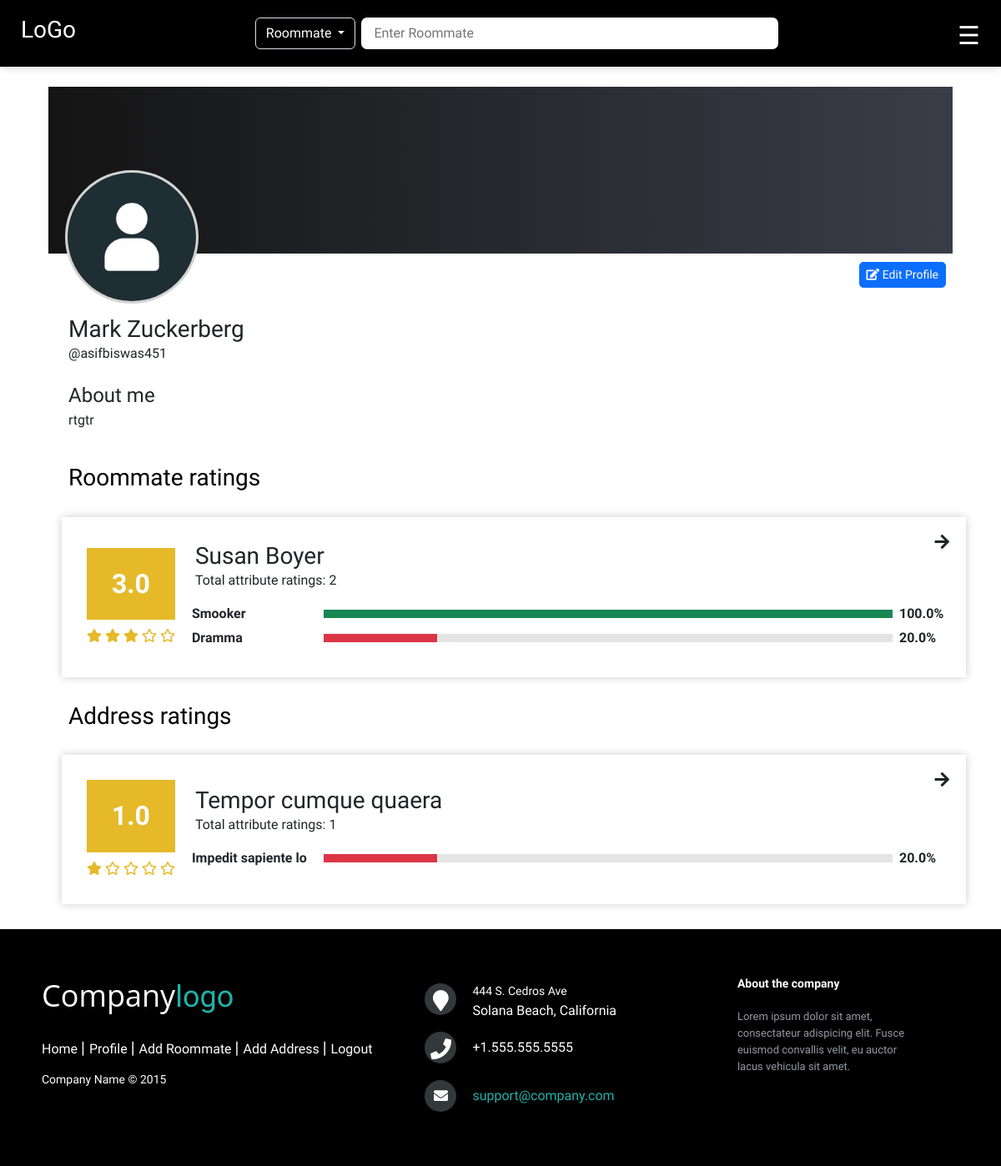
Page /account/profile/ (signed in) on the earlier database version.
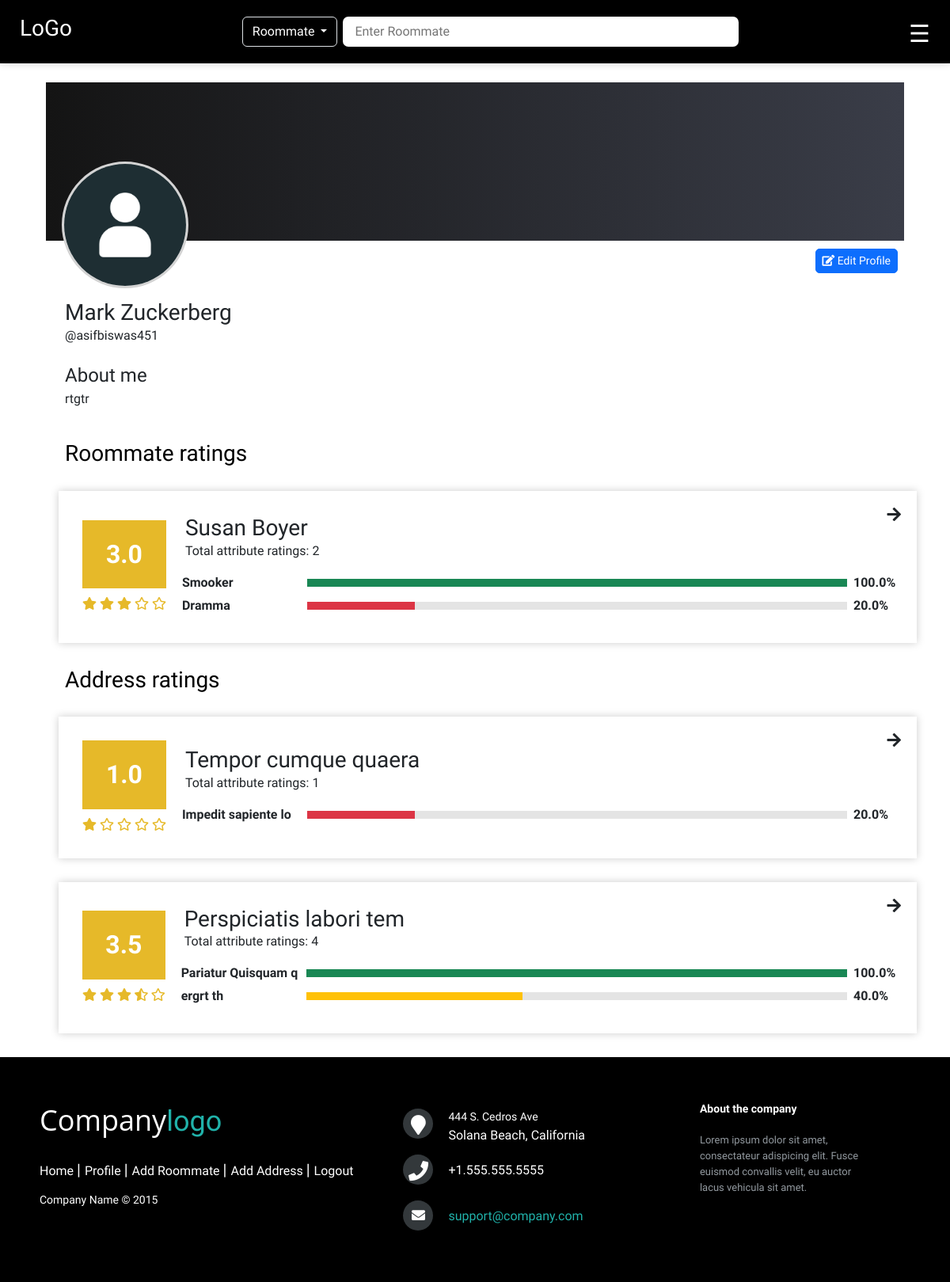
Same page on the later database version.
### account/models.py (models this page shows, shortened)
class UserProfile(models.Model):
    user = models.ForeignKey(User, on_delete=models.CASCADE)
    profile_picture = models.ImageField(upload_to='images/', blank=True, null=True)
    about_me = models.TextField(blank=True, null=True)
    created_at = models.DateTimeField(auto_now_add=True)
    updated_at = models.DateTimeField(auto_now=True)

### main/models.py (models this page shows, shortened)
class Roommate(models.Model):
    name = models.CharField(max_length=100)
    address = models.CharField(max_length=100, blank=True, null=True)
    email = models.CharField(max_length=100, blank=True, null=True)
    photo = models.ImageField(upload_to='images/', blank=True, null=True)
    about = models.TextField(blank=True, null=True)
    social_media_link = models.CharField(max_length=500, blank=True, null=True)
    created_by = models.ForeignKey(User, on_delete=models.SET_NULL, null=True)
    created_at = models.DateTimeField(auto_now_add=True)
    updated_at = models.DateTimeField(auto_now=True)
    def get_total_rating(self):
        ratings = RoommateRating.objects.filter(roommate=self)
        return len(ratings)
    def get_average_rating(self):
        ratings = RoommateRating.objects.filter(roommate=self)
        if ratings:
            total = 0
            for rating in ratings:
                total += rating.rating
            return total / len(ratings)
        else:
            return 0
    def get_star(self):
        average_rating = self.get_average_rating()
        stars = []
        for i in range(1, 6):
            if i <= average_rating:
                stars.append('fas fa-star')
            elif i - average_rating < 1:
                stars.append('fas fa-star-half-alt')
            else:
                stars.append('far fa-star')
        return stars
    def get_top_two_ratings(self):
        ratings = RoommateRating.objects.filter(roommate=self).order_by('-rating')
        if len(ratings) < 2:
            return ratings
        top_two = []
        top_two.append(ratings[0])
        top_two.append(ratings[len(ratings)-1])
        return top_two

class RoommateRating(models.Model):
    user = models.ForeignKey(User, on_delete=models.CASCADE)
    roommate = models.ForeignKey(Roommate, on_delete=models.CASCADE)
    attribute = models.CharField(max_length=100)
    rating = models.IntegerField()
    text = models.TextField(blank=True, null=True)
    is_default = models.BooleanField(default=False)
    created_at = models.DateTimeField(auto_now_add=True)
    updated_at = models.DateTimeField(auto_now=True)
    def get_percentage(self):
        return (self.rating / 5) * 100

class Address(models.Model):
    address = models.CharField(max_length=100)
    photo = models.ImageField(upload_to='images/', blank=True, null=True)
    about = models.TextField(blank=True, null=True)
    created_at = models.DateTimeField(auto_now_add=True)
    updated_at = models.DateTimeField(auto_now=True)
    def get_total_rating(self):
        ratings = AddressRating.objects.filter(address=self)
        return len(ratings)
    def get_average_rating(self):
        ratings = AddressRating.objects.filter(address=self)
        if ratings:
            total = 0
            for rating in ratings:
                total += rating.rating
            return total / len(ratings)
        else:
            return 0
    def get_star(self):
        average_rating = self.get_average_rating()
        stars = []
        for i in range(1, 6):
            if i <= average_rating:
                stars.append('fas fa-star')
            elif i - average_rating < 1:
                stars.append('fas fa-star-half-alt')
            else:
                stars.append('far fa-star')
        return stars
    def get_top_two_ratings(self):
        ratings = AddressRating.objects.filter(address=self).order_by('-rating')
        if len(ratings) < 2:
            return ratings
        top_two = []
        top_two.append(ratings[0])
        top_two.append(ratings[len(ratings)-1])
        return top_two

class AddressRating(models.Model):
    user = models.ForeignKey(User, on_delete=models.CASCADE)
    address = models.ForeignKey(Address, on_delete=models.CASCADE)
    attribute = models.CharField(max_length=100)
    rating = models.IntegerField()
    text = models.TextField(blank=True, null=True)
    is_default = models.BooleanField(default=False)
    created_at = models.DateTimeField(auto_now_add=True)
    updated_at = models.DateTimeField(auto_now=True)
    def get_percentage(self):
        ratings = AddressRating.objects.filter(address=self.address, attribute=self.attribute)
        total = 0
        for rating in ratings:
            total += rating.rating
        return (total / (len(ratings)*5)) * 100

### account/views.py (the view)
# urls.py: path('profile/', views.profile, name='profile'),
@login_required(login_url='account:login')
def profile(request):
    userProfile = UserProfile.objects.get(user=request.user)
    roommateratings = RoommateRating.objects.filter(user=request.user)
    addressesratings = AddressRating.objects.filter(user=request.user)
    roommates = []
    for roommaterating in roommateratings:
        if roommaterating.roommate not in roommates:
            roommates.append(roommaterating.roommate)
    addresses = []
    for addressrating in addressesratings:
        if addressrating.address not in addresses:
            addresses.append(addressrating.address)
    context = {
        'profilePage': True,
        'title': 'Profile',
        'userProfile': userProfile,
        'roommates': roommates,
        'addresses': addresses,
    }
    return render(request, 'account/profile.html', context)

### templates/account/profile.html (shortened to what this page needs)
{% extends 'includes/base.html' %}
{% load static %}
{% block body %}
{% block head %}
<link href="{% static 'css/profile.css' %}" rel="stylesheet">
<link rel="stylesheet" href="{% static 'css/search.css' %}">
{% endblock %}
<div class="max-width-1100">
    <div class="card-profile mx-2 my-4">
        <div class="cover resp-cover">
            <img class="profile-picture resp-profile-picture"
                {% if userProfile.profile_picture %}
                    src="{{ userProfile.profile_picture.url }}"
                {% else %}
                    src="{% static 'images/user.png' %}"
                {% endif %}
                 alt="Profile Picture">
            {% if request.user == userProfile.user %}
                <button type="button" class="btn btn-primary btn-sm edit-profile-btn" data-bs-toggle="modal" data-bs-target="#exampleModal">
                    <i class="fas fa-edit"></i> Edit Profile
                </button>
            {% endif %}
        </div>
        <div class="p-4 md-mt-5">
            <h3 class="mb-0">
                {{user.first_name}} {{user.last_name}}
            </h3>
            <div>
                <span>@{{ userProfile.user }}</span>
            </div>
            <div class="mt-4">
                <h4 class="mb-0">About me</h4>
                <p class="mt-1">
                    {{ userProfile.about_me }}
                </p>
            </div>
        </div>
        <section class="wrapper product" style="width: 100%; margin: 0 16px; justify-content: start">
            <h3 class="section-name" style="text-align: left; color: black; margin-bottom: 12px; margin-left: 8px">Roommate ratings</h3>
            {% for roommate in roommates %}
                <a href="{% url 'main:roommate' roommate.id %}" style="text-decoration: none; color: inherit">
                    <div class="search-main-div2">
                        <i class="fas fa-arrow-right"></i>
                        <div class="search-main-div">
                            <div class="div1">
                                <h2 class="p-4 div1-text fw-bold text-center">
                                    {{roommate.get_average_rating}}
                                </h2>
                                {% for star in roommate.get_star %}
                                    <i class="{{star}}" style="color: rgb(230, 185, 41);"></i>
                                {% endfor %}
                            </div>
                            <div class="div2">
                                <h3 class="mb-0 ms-1">
                                    {{roommate.name}}
                                </h3>
                                <div class="mb-3 ms-1">Total attribute ratings: {{roommate.get_total_rating}}</div>
                                {% for r in roommate.get_top_two_ratings %}
                                <div class="div2-maindiv">
                                    <p class="fw-bold mb-0" style="width: 150px">
                                        {{r.attribute}}
                                    </p>
                                    <div class="emtydiv">
                                        <p class=" mb-0 h-100
                                        {% if r.get_percentage < 30 %}
                                            bg-danger
                                        {% elif r.get_percentage < 70 %}
                                            bg-warning
                                        {% else %}
                                            bg-success
                                        {% endif %}
                                        " style="width:{{r.get_percentage}}%"></p>
                                    </div>
                                    <p class="fw-bold mb-0" style="width: 50px">
                                        {{r.get_percentage}}%
                                    </p>
                                </div>
                                {% endfor %}
                            </div>
                        </div>
                    </div>
                </a>
            {% endfor %}
        </section>
        <section class="wrapper product" style="width: 100%; margin: 0 16px; justify-content: start">
            <h3 class="section-name" style="text-align: left; color: black; margin-bottom: 12px; margin-left: 8px">Address ratings</h3>
            {% for roommate in addresses %}
            <a href="{% url 'main:address' roommate.id %}" style="text-decoration: none; color: inherit">
                    <div class="search-main-div2">
                        <i class="fas fa-arrow-right"></i>
                        <div class="search-main-div">
                            <div class="div1">
                                <h2 class="p-4 div1-text fw-bold text-center">
                                    {{roommate.get_average_rating}}
                                </h2>
                                {% for star in roommate.get_star %}
                                    <i class="{{star}}" style="color: rgb(230, 185, 41);"></i>
                                {% endfor %}
                            </div>
                            <div class="div2">
                                <h3 class="mb-0 ms-1">
                                    {{roommate.address}}
                                </h3>
                                <div class="mb-3 ms-1">Total attribute ratings: {{roommate.get_total_rating}}</div>
                                {% for r in roommate.get_top_two_ratings %}
                                <div class="div2-maindiv">
                                    <p class="fw-bold mb-0" style="width: 150px">
                                        {{r.attribute}}
                                    </p>
                                    <div class="emtydiv">
                                        <p class=" mb-0 h-100
                                        {% if r.get_percentage < 30 %}
                                            bg-danger
                                        {% elif r.get_percentage < 70 %}
                                            bg-warning
                                        {% else %}
                                            bg-success
                                        {% endif %}
                                        " style="width:{{r.get_percentage}}%"></p>
                                    </div>
                                    <p class="fw-bold mb-0" style="width: 50px">
                                        {{r.get_percentage}}%
                                    </p>
                                </div>
                                {% endfor %}
                            </div>
                        </div>
                    </div>
                </a>
            {% endfor %}
        </section>
    </div>
</div>
  {% endblock %}

### templates/includes/base.html (shortened to what this page needs)
{% load static %}
<!DOCTYPE html>
<html lang="en">
<head>
    <link rel="stylesheet" href="{% static "css/index.css" %}">
    <link href="https://cdnjs.cloudflare.com/ajax/libs/font-awesome/5.13.0/css/all.min.css" rel="stylesheet">
    <link href="https://cdn.jsdelivr.net/npm/bootstrap@5.3.1/dist/css/bootstrap.min.css" rel="stylesheet"
>
</head>
<body>
    <div class="nav-con">
        <div class="nav-con2">
            <a href="{% url "main:home" %}" style="color: white; text-decoration: none"><h3>LoGo</h3></a>
            <div class=" search-con">
                <div class="dropdown">
                    <button id="nav-btn" class="btn  dropdown-toggle border text-white" type="button" data-bs-toggle="dropdown"
                        aria-expanded="false">
                        Roommate
                    </button>
                </div>
                <form action="{% url "main:search_roommate" %}" method="GET" id="nav-search-form">
                    <input type="text" placeholder="Enter Roommate" name="q" class="nav-input" id="nav-input">
                </form>
            </div>
            <div class="navber_link">
                {% if user.is_authenticated %}
                <span style="font-size:30px;cursor:pointer" onclick="openNav()">&#9776;</span>
                {% else %}
                <a class="btn btn-outline-light" href="{% url "account:login" %}">Login</a>
                <a class="btn btn-outline-light" href="{% url "account:signup" %}">Signup</a>
                {% endif %}
            </div>
        </div>
    </div>
    {% block body %}{% endblock body %}
    <footer class="footer-distributed">
        <div class="footer-left">
            <h3>Company<span>logo</span></h3>
            <p class="footer-links">
                <a href="{% url "main:home" %}" class="link-1">Home</a>
                <a href="{% url "account:profile" %}">Profile</a>
                <a href="{% url "main:add_roommate" %}">Add Roommate</a>
                <a href="{% url "main:add_address" %}">Add Address</a>
                <a href="{% url "account:logout" %}">Logout</a>
            </p>
            <p class="footer-company-name">Company Name © 2015</p>
        </div>
        <div class="footer-center">
            <div>
                <i class="fa fa-map-marker"></i>
                <p><span>444 S. Cedros Ave</span> Solana Beach, California</p>
            </div>
            <div>
                <i class="fa fa-phone"></i>
                <p>+1.555.555.5555</p>
            </div>
            <div>
                <i class="fa fa-envelope"></i>
                <p><a href="mailto:support@company.com">support@company.com</a></p>
            </div>
        </div>
        <div class="footer-right">
            <p class="footer-company-about">
                <span>About the company</span>
                Lorem ipsum dolor sit amet, consectateur adispicing elit. Fusce euismod convallis velit, eu auctor
                lacus vehicula sit amet.
            </p>
        </div>
    </footer>
</body>
</html>

Differences in the rows shown:
added Address: get_average_rating "3.5", address "Perspiciatis labori tem", get_total_rating "4"
added AddressRating: attribute "Pariatur Quisquam q", get_percentage "100.0", shown under "3.5"
added AddressRating: attribute "ergrt th", get_percentage "40.0", shown under "3.5"
